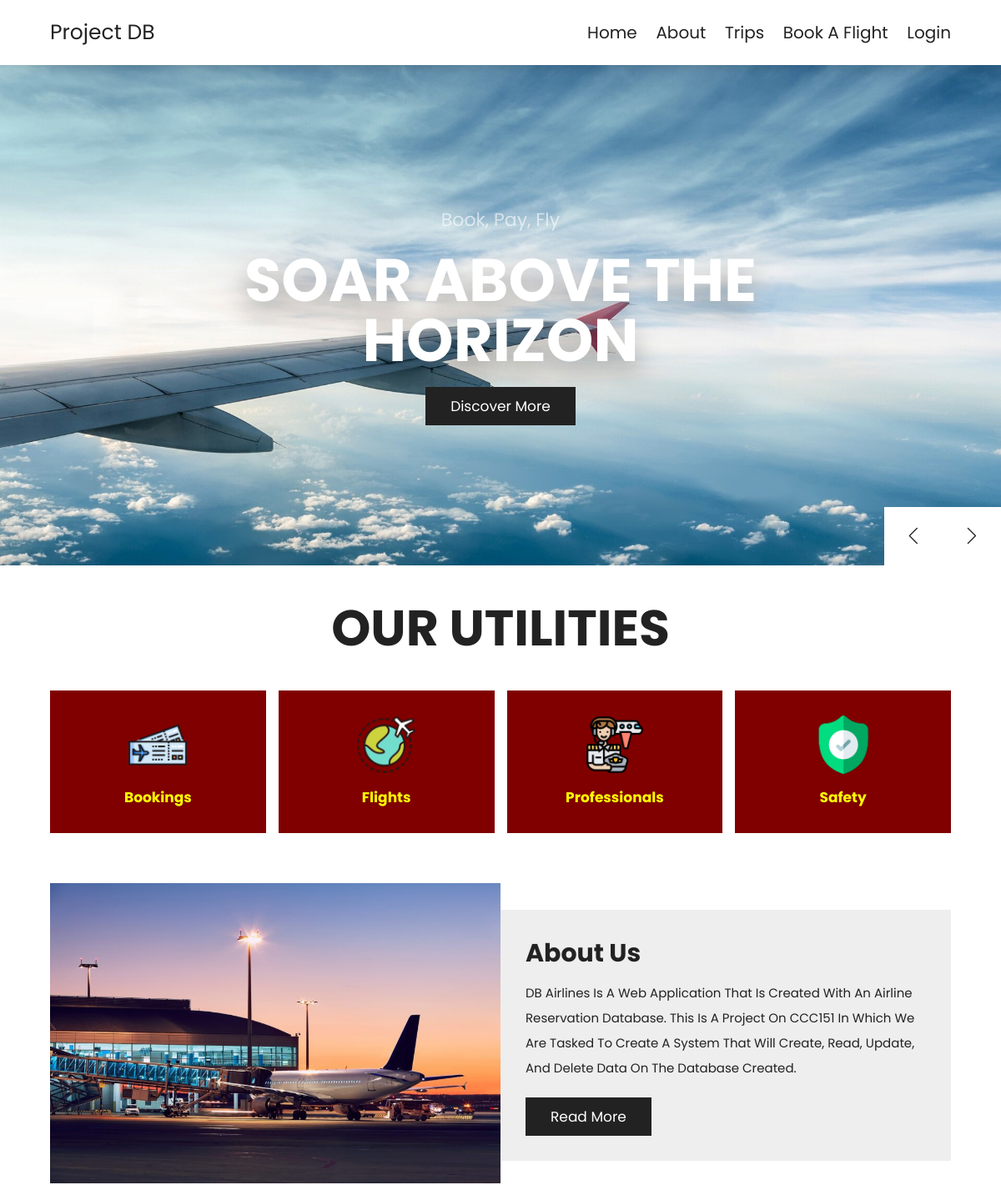
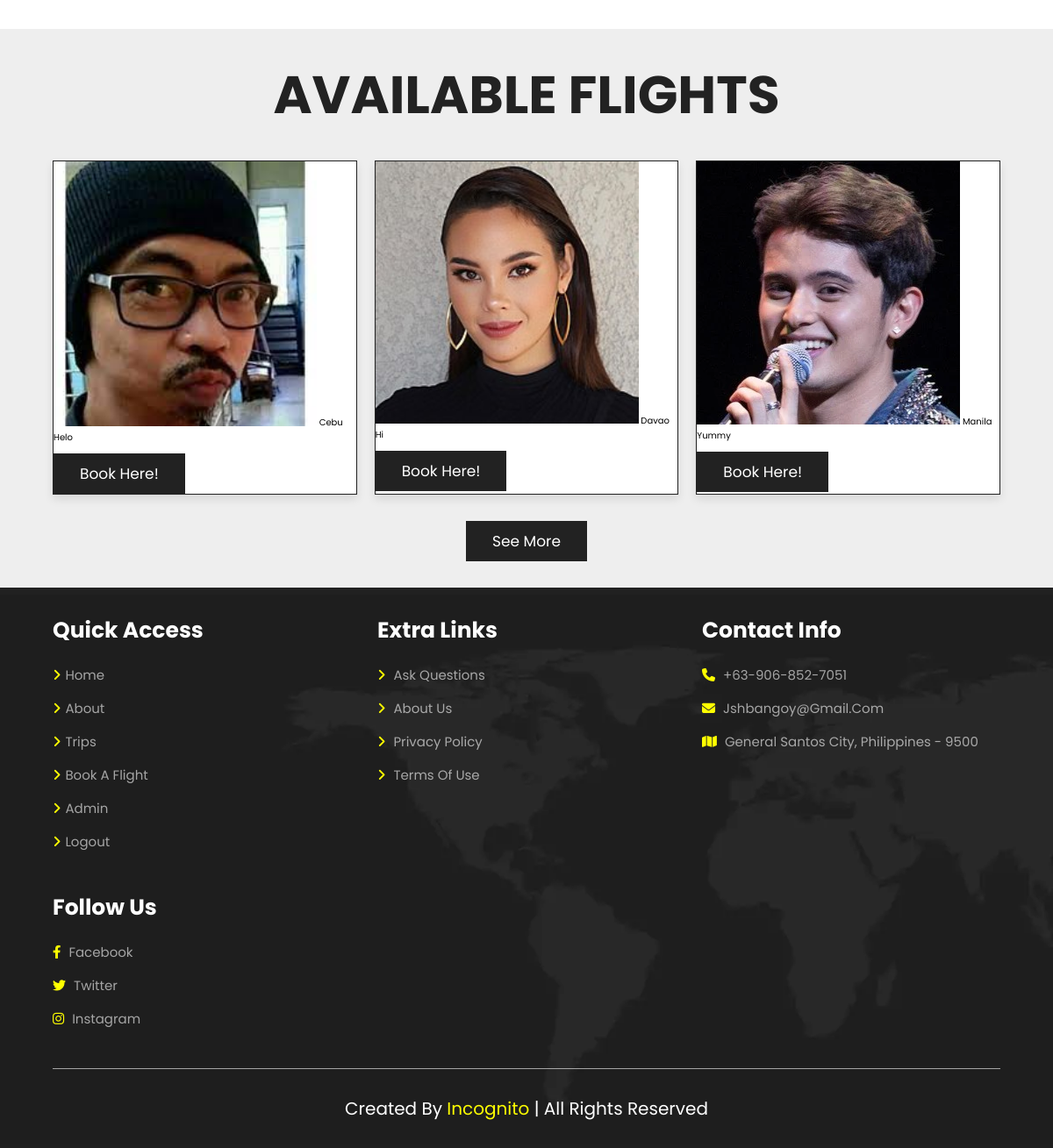
/Airlines/home.php, run on the app's committed database (2 pictures, top to bottom).
### tables this page shows
CREATE TABLE `flight` (
  `flight_id` int(10) NOT NULL,
  `schedule_id` int(10) NOT NULL,
  `image` varchar(255) NOT NULL,
  `description` varchar(50) NOT NULL
);

CREATE TABLE `direction` (
  `direction_id` int(10) NOT NULL,
  `origin_airport_code` char(3) NOT NULL,
  `destination_airport_code` char(3) NOT NULL,
  `location` varchar(255) NOT NULL
);

### Airlines/home.php (the view, shortened to what this page needs)
<?php
require 'admin/dbcon.php';
?>
<!DOCTYPE html>
<html lang="en">
<head>
    <link rel="stylesheet" href="https://unpkg.com/swiper@8/swiper-bundle.min.css" />
    <link rel="stylesheet" href="https://cdnjs.cloudflare.com/ajax/libs/font-awesome/6.1.1/css/all.min.css">
    <link rel="stylesheet" href="css/style.css">
</head>
<body>
    <section class="header">
        <a href="home.php" class="logo">Project DB</a>
        <nav class="navbar">
            <a href="home.php">home</a>
            <a href="about.php">about</a>
            <a href="trips.php">trips</a>
            <a href="book.php">book a flight</a>
            <a href="login.php">Login</a>
        </nav>
    </section>
    <section class="home">
        <div class="swiper home-slider">
            <div class="swiper-wrapper">
                <div class="swiper-slide slide" style="background:url(img/home1.jpg) no-repeat">
                    <div class="content">
                        <span>book, pay, fly</span>
                        <h3>soar above the horizon</h3>
                        <a href="trips.php" class="btn">discover more</a>
                    </div>
                </div>
            </div>
            <div class="swiper-button-next"></div>
            <div class="swiper-button-prev"></div>
        </div>
    </section>
    <section class="features">
        <h1 class="heading-title">our utilities</h1>
        <div class="box-container">
            <div class="box">
                <img src="img/ticket1.png" alt="">
                <h3>Bookings</h3>
            </div>
            <div class="box">
                <img src="img/world1.png" alt="">
                <h3>Flights</h3>
            </div>
            <div class="box">
                <img src="img/pilot.png" alt="">
                <h3>Professionals</h3>
            </div>
            <div class="box">
                <img src="img/shield.png" alt="">
                <h3>Safety</h3>
            </div>
        </div>
    </section>
    <section class="home-about">
        <div class="image">
            <img src="img/aboutus.jpg" alt="">
        </div>
        <div class="content">
            <h3>about us</h3>
            <p>DB Airlines is a Web Application that is created with an airline reservation database.
                This is a project on CCC151 in which we are tasked to create a system that will
                Create, Read, Update, and Delete data on the database created.
            </p>
            <a href="about.php" class="btn">read more</a>
        </div>
    </section>
    <section class="home-trips">
        <h1 class="heading-title"> Available Flights </h1>
        <div class="box-container">
            <?php
            $query = "SELECT flight.flight_id, flight.image, flight.description, direction.location from flight left join schedule on flight.schedule_id = schedule.schedule_id left join direction on schedule.direction_id = direction.direction_id";
            $query_run = mysqli_query($con, $query);
            $count = mysqli_num_rows($query_run);
            if ($count > 0) {
                while ($row = mysqli_fetch_assoc($query_run)) {
                    $location = $row['location'];
                    $image = $row['image'];
                    $description = $row['description'];
            ?>
                    <div class="box">
                        <?php
                        if ($image == "") {
                            echo "Image not found.";
                        } else {
                        ?>
                            <img src="<?php echo 'http://localhost/Ticketing-for-flights-/Airlines/'; ?>img/flight/<?php echo $image; ?>" width="300px">
                        <?php
                        }
                        ?>
                        <td><?php echo $location; ?></td>
                        <br>
                        <td><?php echo $description; ?></td>
                        <br>
                        <td>
                            <a href="book.php" class="btn">book here!</a>
                        </td>
                    </div>
            <?php
                }
            } else {
                echo '<h5>No Record Found </h5>';
            }
            ?>
        </div>
        <div class="load-more"> <a href="trips.php" class="btn">see more</a> </div>
    </section>
    <section class="footer">
        <div class="box-container">
            <div class="box">
                <h3>quick access</h3>
                <a href="home.php"> <i class="fas fa-angle-right"></i>home</a>
                <a href="about.php"> <i class="fas fa-angle-right"></i>about</a>
                <a href="trips.php"> <i class="fas fa-angle-right"></i>trips</a>
                <a href="book.php"> <i class="fas fa-angle-right"></i>book a flight</a>
                <a href="admin/admin.php"> <i class="fas fa-angle-right"></i>admin</a>
                <a href="logout.php"> <i class="fas fa-angle-right"></i>logout</a>
            </div>
            <div class="box">
                <h3>extra links</h3>
                <a href="#"> <i class="fas fa-angle-right"></i> ask questions</a>
                <a href="#"> <i class="fas fa-angle-right"></i> about us</a>
                <a href="#"> <i class="fas fa-angle-right"></i> privacy policy</a>
                <a href="#"> <i class="fas fa-angle-right"></i> terms of use</a>
            </div>
            <div class="box">
                <h3>contact info</h3>
                <a href="#"> <i class="fas fa-phone"></i> +63-906-852-7051</a>
                <a href="#"> <i class="fas fa-envelope"></i> jshbangoy@gmail.com</a>
                <a href="#"> <i class="fas fa-map"></i> general santos city, philippines - 9500</a>
            </div>
            <div class="box">
                <h3>follow us</h3>
                <a href="#"> <i class="fab fa-facebook-f"></i> facebook</a>
                <a href="#"> <i class="fab fa-twitter"></i> twitter</a>
                <a href="#"> <i class="fab fa-instagram"></i> instagram</a>
            </div>
        </div>
        <div class="credit"> created by <span>Incognito</span> | all rights reserved</div>
    </section>
</body>
</html>

### Airlines/css/style.css (style rules this page uses)
:root { --main-color:#8e44ad; --black:#222; --white:#fff; --light-black:#777; --light-white:#fff9; --dark-bg:rgba(0,0,0,.7); --light-bg:#eee; --border:.1rem solid var(--black); --box-shadow:0 .5rem 1rem rgba(0,0,0,.1); --text-shadow:0 1.5rem 3rem rgba(0,0,0,.3); }
* { font-family: 'Poppins', sans-serif; margin:0; padding:0; box-sizing: border-box; outline: none; border:none; text-decoration: none; text-transform: capitalize; }
html { font-size:62.5%; overflow-x:hidden; }
section { padding:5rem 10%; }
.btn { display: inline-block; background: var(--black); margin-top: 1rem; color: var(--white); font-size: 1.7rem; padding: 1rem 3rem; cursor: pointer; }
.heading-title { text-align: center; margin-bottom: 3rem; font-size: 6rem; text-transform: uppercase; color: var(--black); }
.header { position: sticky; top: 0; left: 0; right: 0; z-index: 1000; background-color: var(--white); display: flex; padding-top: 2rem; padding-bottom: 2rem; box-shadow: var(--box-shadow); align-items: center; justify-content: space-between; }
.header .logo { font-size: 2.5rem; color: var(--black); }
.header .navbar a { font-size: 2rem; margin-left: 2rem; color: var(--black); }
.home { padding: 0; }
.home .slide { text-align: center; padding: 2rem; display: flex; align-items: center; justify-content: center; background-size: cover !important; background-position: center !important; min-height: 60rem; }
.home .slide .content { width: 85rem; display: none; }
.home .swiper-slide-active .content { display: inline-block; }
.home .slide .content span { display: block; font-size: 2.2rem; color: var(--light-white); padding-bottom: 1rem; animation:fadeIn .4s linear backwards .2s; }
.home .slide .content h3 { font-size: 6vw; color: var(--white); text-transform: uppercase; line-height: 1; text-shadow: var(--text-shadow); padding: 1rem 0; animation:fadeIn .4s linear backwards .4s; }
.home .slide .content .btn { animation:fadeIn .4s linear backwards .6s; }
.home .swiper-button-next, .home .swiper-button-prev { top: inherit; left: inherit; bottom: 0; right: 0; height: 7rem; width: 7rem; background: var(--white); color: var(--black); }
.home .swiper-button-next::after, .home .swiper-button-prev::after { font-size: 2rem; }
.home .swiper-button-prev { right: 7rem; }
.features .box-container { display: grid; grid-template-columns: repeat(auto-fit, minmax(16rem, 1fr)); gap: 1.5rem; }
.features .box-container .box { padding: 3rem 2rem; text-align: center; background: maroon; }
.features .box-container .box img { height: 7rem; }
.features .box-container .box h3 { color: yellow; font-size: 1.7rem; padding-top: 1rem; }
.home-about { display: flex; align-items: center; flex-wrap: wrap; }
.home-about .image { flex: 1 1 41rem; }
.home-about .image img { width: 100%; }
.home-about .content { flex:1 1 41rem; padding: 3rem; background: var(--light-bg); }
.home-about .content h3 { font-size: 3rem; color: var(--black); }
.home-about .content p { font-size: 1.5rem; padding: 1rem 0; line-height: 2; color: var(--black); }
.home-trips { background: var(--light-bg); }
.home-trips .box-container { display: grid; grid-template-columns: repeat(auto-fit, minmax(30rem, 1fr)); gap: 2rem; }
.home-trips .box-container .box { border:var(--border); box-shadow: var(--box-shadow); background: var(--white); }
.home-trips .load-more { text-align: center; margin-top: 2rem; }
.footer { background: url(../img/footer-bg.png) no-repeat; background-size: cover; background-position: center; }
.footer .box-container { display: grid; grid-template-columns: repeat(auto-fit, minmax(25rem, 1fr)); gap: 3rem; }
.footer .box-container .box h3 { color:var(--white); font-size: 2.5rem; padding-bottom: 2rem; }
.footer .box-container .box a { color:var(--light-white); font-size: 1.5rem; padding-bottom: 1.5rem; display: block; }
.footer .box-container .box a i { color: yellow; padding-right: .5rem; transition: .2s linear; }
.footer .credit { text-align: center; padding-top: 3rem; margin-top: 3rem; border-top: .1rem solid var(--light-white); font-size: 2rem; color: var(--white); }
.footer .credit span { color: yellow; }
@media (max-width:1200px) { section { padding:3rem 5%; } }

### data on the page
flight: image (picture), direction.location "Cebu", description "Helo"
flight: image (picture), direction.location "Davao", description "Hi"
flight: image (picture), direction.location "Manila", description "Yummy"
